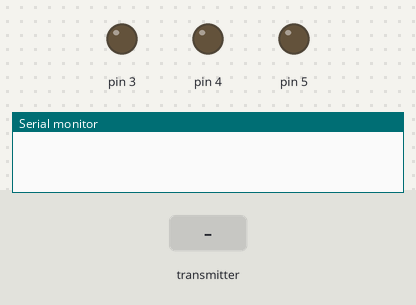
This sketch was run on a simulated Arduino Uno, built with avr-gcc and run on an emulated ATmega328P. Shown: output pins drawn as LEDs (lit = HIGH), the last lines printed to the serial monitor. The test bench sets the inputs (shaded band). No radio packets arrive unless stated.

Above: at 2.2 s.
2.3 s: the transmitter starts sending rx = 0
At 3.5 s:
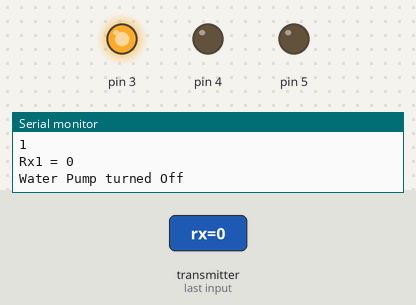
3.8 s: the transmitter starts sending rx = 256
At 5.0 s:
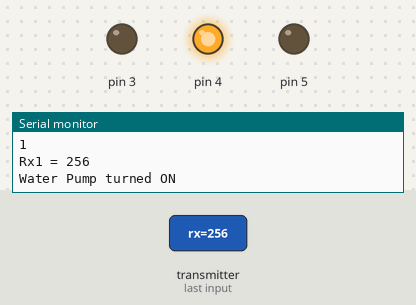
Timing chart, 0 to 6.8 s (numbered marks = the images above; inputs shaded):
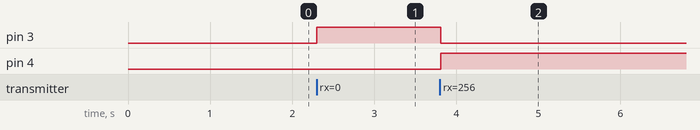

The sketch:

wprx.ino
```cpp
#include<SPI.h>
#include<nRF24L01.h>
#include<RF24.h>

RF24 radio(9,10);

byte pip;
byte newdata;
int rx;
int rx1;
int rx2;

unsigned char ADDRESS2[1]= {0xb2};
unsigned char ADDRESS3[1]= {0xb3};
unsigned char ADDRESS4[1]= {0xb4};
unsigned char ADDRESS5[1]= {0xb5};

unsigned char ADDRESS1[5]  =
{
   0xb1,0x43,0x88,0x99,0x45
};

unsigned char ADDRESS0[5]  =
{
  0xb0,0x43,0x88,0x99,0x45
};

void setup() {
  Serial.begin(9600);
  pinMode(3,OUTPUT);
  pinMode(4,OUTPUT);
  pinMode(5,OUTPUT);

  radio.begin();
  radio.setPALevel(RF24_PA_MAX);
  radio.setDataRate(RF24_250KBPS);
  radio.openWritingPipe(ADDRESS0);
  radio.openReadingPipe(0,ADDRESS0);
  radio.openReadingPipe(1,ADDRESS1);
  radio.openReadingPipe(2,ADDRESS2);
  radio.openReadingPipe(3,ADDRESS3);
  radio.openReadingPipe(4,ADDRESS4);
  radio.openReadingPipe(5,ADDRESS5);

  radio.startListening();
  delay(1000);
}

void loop() {
  if ( radio.available(&pip) )
  {

    radio.read(&rx,sizeof(rx));
    newdata = 1;
    Serial.println(pip );
  }
  if(newdata == 1)
  {
    newdata = 0;
    if(pip==1)
    {
      rx1 = rx;
      Serial.print("Rx1 = ");
      Serial.println(rx1);
    }
    if(pip==2)
    {
      rx2 = rx;
      Serial.print("Rx2 = ");
      Serial.println(rx2);

  }

  if(rx1 > 80)
  {
    if(rx2 < 400)
    {
      digitalWrite(4,HIGH);
      digitalWrite(3,LOW);
      digitalWrite(5,LOW);
      Serial.println("Water Pump turned ON");
    }
    else{
      digitalWrite(4,HIGH);
      digitalWrite(3,LOW);
      digitalWrite(5,LOW);
    }
  }
  else
  {
    digitalWrite(3,HIGH);
    digitalWrite(4,LOW);
    digitalWrite(5,LOW);
    Serial.println("Water Pump turned Off");
  }
  delay(100);
}
}
```

Measured:
- after the input at 2.3 s, pin 3: LOW → HIGH at once
- after the input at 3.8 s, pin 3: HIGH → LOW at once; pin 4: LOW → HIGH at once
